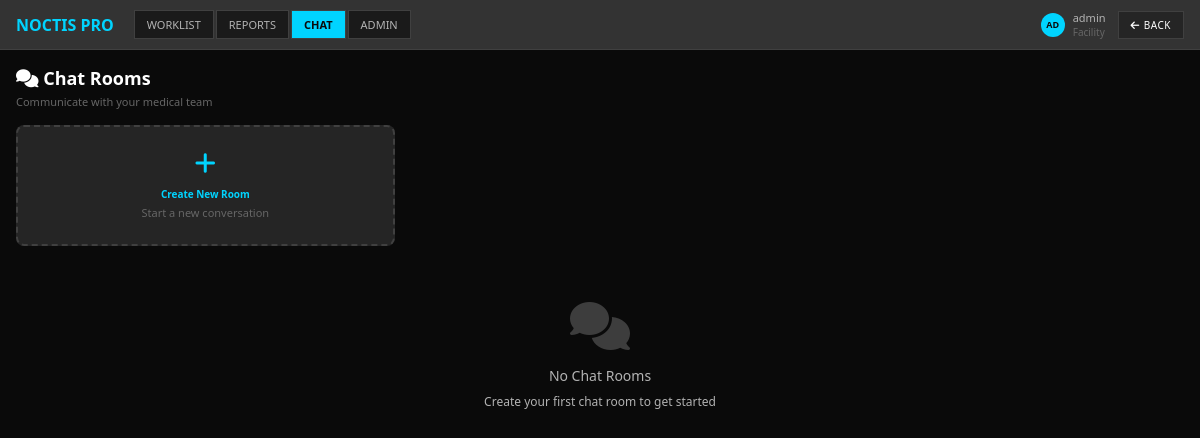
The page /chat/ (signed in) on the database its author committed.
### accounts/models.py (models this page shows, shortened)
class User(AbstractUser):
    USER_ROLES = (
        ('admin', 'Administrator'),
        ('radiologist', 'Radiologist'),
        ('facility', 'Facility User'),
    )
    role = models.CharField(max_length=20, choices=USER_ROLES, default='facility')
    facility = models.ForeignKey(Facility, on_delete=models.CASCADE, null=True, blank=True)
    phone = models.CharField(max_length=20, blank=True)
    license_number = models.CharField(max_length=100, blank=True)
    specialization = models.CharField(max_length=100, blank=True)
    is_verified = models.BooleanField(default=False)
    last_login_ip = models.GenericIPAddressField(null=True, blank=True)
    created_at = models.DateTimeField(auto_now_add=True)
    updated_at = models.DateTimeField(auto_now=True)
    def is_admin(self):
        if getattr(self, 'is_superuser', False) or getattr(self, 'is_staff', False):
            return True
        return self.role == 'admin'

### chat/views.py (the view)
# urls.py: path('', views.chat_rooms, name='chat_rooms'),
@login_required
def chat_rooms(request):
    user_rooms = ChatRoom.objects.filter(
        participants__user=request.user,
        participants__is_active=True,
        is_active=True
    ).annotate(
        participant_count=Count('participants', filter=Q(participants__is_active=True)),
        last_message_time=Max('messages__created_at')
    ).order_by('-last_activity')
    available_rooms = ChatRoom.objects.filter(
        Q(room_type='general') | Q(facility=request.user.facility),
        is_private=False,
        is_active=True
    ).exclude(
        participants__user=request.user
    ).annotate(
        participant_count=Count('participants', filter=Q(participants__is_active=True))
    )[:5]  # Limit to 5 suggestions
    pending_invitations = ChatInvitation.objects.filter(
        invited_user=request.user,
        status='pending',
        expires_at__gt=timezone.now()
    ).select_related('room', 'invited_by')
    for room in user_rooms:
        latest_message = room.messages.filter(is_deleted=False).order_by('-created_at').first()
        room.latest_message = latest_message
        room.unread_count = room.get_unread_count(request.user)
    context = {
        'user_rooms': user_rooms,
        'available_rooms': available_rooms,
        'pending_invitations': pending_invitations,
    }
    return render(request, 'chat/chat_rooms.html', context)

### templates/chat/chat_rooms.html (shortened to what this page needs)
<!DOCTYPE html>
<html lang="en">
<head>
    <link href="https://cdnjs.cloudflare.com/ajax/libs/font-awesome/6.4.0/css/all.min.css" rel="stylesheet">
</head>
<body>
    <div class="dashboard-container">
        <nav class="top-navbar">
            <div class="nav-left">
                <div class="logo">NOCTIS PRO</div>
                <div class="nav-tabs">
                    <a href="{% url 'worklist:dashboard' %}" class="nav-tab">WORKLIST</a>
                    <a href="{% url 'reports:report_list' %}" class="nav-tab">REPORTS</a>
                    <a href="{% url 'chat:chat_rooms' %}" class="nav-tab active">CHAT</a>
                    {% if user.is_admin %}
                    <a href="{% url 'admin_panel:dashboard' %}" class="nav-tab">ADMIN</a>
                    {% endif %}
                </div>
            </div>
            <div class="nav-right">
                <div class="user-info">
                    <div class="user-avatar">{{ user.get_full_name|default:user.username|slice:":2"|upper }}</div>
                    <div>
                        <div>{{ user.get_full_name|default:user.username }}</div>
                        <div style="color: var(--text-muted); font-size: 10px;">{{ user.role|title }}</div>
                    </div>
                </div>
                <a href="{% url 'worklist:dashboard' %}" class="worklist-btn" title="Back to Dashboard">
                    <i class="fas fa-arrow-left"></i> BACK
                </a>
            </div>
        </nav>
        <div class="main-content">
            <div class="content-header">
                <div class="page-title">
                    <i class="fas fa-comments"></i> Chat Rooms
                </div>
                <div class="page-subtitle">Communicate with your medical team</div>
            </div>
            <div class="chat-rooms-grid">
                <div class="create-room-card" onclick="createNewRoom()">
                    <i class="fas fa-plus" style="font-size: 24px; color: var(--accent-color); margin-bottom: 12px;"></i>
                    <h5 style="color: var(--accent-color); margin-bottom: 4px;">Create New Room</h5>
                    <p style="color: var(--text-muted); font-size: 11px;">Start a new conversation</p>
                </div>
                {% for room in user_rooms %}
                <div class="chat-room-card room-type-{{ room.room_type }}" onclick="joinRoom('{{ room.id }}')">
                    <div class="room-header">
                        <div class="room-icon">
                            {% if room.room_type == 'direct' %}
                                <i class="fas fa-user"></i>
                            {% elif room.room_type == 'facility' %}
                                <i class="fas fa-hospital"></i>
                            {% elif room.room_type == 'study' %}
                                <i class="fas fa-x-ray"></i>
                            {% elif room.room_type == 'general' %}
                                <i class="fas fa-users"></i>
                            {% elif room.room_type == 'support' %}
                                <i class="fas fa-tools"></i>
                            {% else %}
                                <i class="fas fa-comments"></i>
                            {% endif %}
                        </div>
                        <div class="room-info">
                            <h5>{{ room.name }}</h5>
                            <p>{{ room.get_room_type_display }}{% if room.description %} • {{ room.description|truncatechars:50 }}{% endif %}</p>
                        </div>
                    </div>
                    {% if room.latest_message %}
                    <div class="last-message">
                        <strong>{{ room.latest_message.sender.get_full_name|default:room.latest_message.sender.username }}:</strong>
                        {% if room.latest_message.message_type == 'text' %}
                            {{ room.latest_message.content|truncatechars:60 }}
                        {% elif room.latest_message.message_type == 'image' %}
                            <i class="fas fa-image"></i> Image
                        {% elif room.latest_message.message_type == 'file' %}
                            <i class="fas fa-file"></i> {{ room.latest_message.attachment_name|default:"File" }}
                        {% elif room.latest_message.message_type == 'study_link' %}
                            <i class="fas fa-link"></i> Study Link
                        {% else %}
                            {{ room.latest_message.content|truncatechars:60 }}
                        {% endif %}
                    </div>
                    {% endif %}
                    <div class="room-stats">
                        <span style="color: var(--text-muted); font-size: 10px;">
                            {{ room.members.count }} member{{ room.members.count|pluralize }}
                        </span>
                        {% if room.unread_count %}
                        <span class="unread-badge">{{ room.unread_count }}</span>
                        {% endif %}
                    </div>
                </div>
                {% empty %}
                <div style="grid-column: 1 / -1;">
                    <div class="empty-state">
                        <i class="fas fa-comments"></i>
                        <div style="font-size: 14px; margin-bottom: 8px;">No Chat Rooms</div>
                        <div style="font-size: 12px;">Create your first chat room to get started</div>
                    </div>
                </div>
                {% endfor %}
            </div>
        </div>
    </div>
</body>
</html>

### templates/chat/chat_rooms.html (style rules this page uses)
:root { --primary-bg: #0a0a0a; --secondary-bg: #1a1a1a; --card-bg: #252525; --card-surface: #252525; --header-bg: #333333; --border-color: #404040; --accent-color: #00d4ff; --text-primary: #ffffff; --text-secondary: #b3b3b3; --text-muted: #666666; --success-color: #00ff88; --warning-color: #ffaa00; --danger-color: #ff4444; }
* { margin: 0; padding: 0; box-sizing: border-box; }
body { font-family: 'Segoe UI', Tahoma, Geneva, Verdana, sans-serif; background: var(--primary-bg); color: var(--text-primary); font-size: 12px; overflow: hidden; }
.dashboard-container { height: 100vh; display: flex; flex-direction: column; }
.top-navbar { background: var(--header-bg); border-bottom: 1px solid var(--border-color); padding: 8px 16px; display: flex; justify-content: space-between; align-items: center; height: 50px; }
.nav-left { display: flex; align-items: center; gap: 20px; }
.logo { color: var(--accent-color); font-weight: bold; font-size: 16px; }
.nav-tabs { display: flex; gap: 2px; }
.nav-tab { background: var(--secondary-bg); border: 1px solid var(--border-color); color: var(--text-secondary); padding: 6px 12px; font-size: 11px; cursor: pointer; transition: all 0.2s ease; text-decoration: none; }
.nav-tab.active { background: var(--accent-color); color: var(--primary-bg); font-weight: bold; }
.nav-right { display: flex; align-items: center; gap: 12px; }
.user-info { display: flex; align-items: center; gap: 8px; color: var(--text-secondary); font-size: 11px; }
.user-avatar { width: 24px; height: 24px; background: var(--accent-color); color: var(--primary-bg); border-radius: 50%; display: flex; align-items: center; justify-content: center; font-weight: bold; font-size: 9px; }
.worklist-btn { background: var(--card-bg); border: 1px solid var(--border-color); color: var(--text-primary); padding: 6px 12px; font-size: 10px; cursor: pointer; transition: all 0.2s ease; display: inline-flex; align-items: center; gap: 4px; font-weight: 500; text-transform: uppercase; letter-spacing: 0.5px; text-decoration: none; }
.main-content { flex: 1; display: flex; flex-direction: column; overflow: auto; padding: 16px; }
.content-header { margin-bottom: 16px; }
.page-title { font-size: 18px; font-weight: bold; color: var(--text-primary); margin-bottom: 4px; }
.page-subtitle { font-size: 11px; color: var(--text-muted); }
.chat-rooms-grid { display: grid; grid-template-columns: repeat(auto-fill, minmax(300px, 1fr)); gap: 16px; margin-bottom: 16px; }
.create-room-card { background: var(--card-bg); border: 2px dashed var(--border-color); border-radius: 8px; padding: 24px; text-align: center; cursor: pointer; transition: all 0.2s ease; }
.empty-state { text-align: center; padding: 40px 20px; color: var(--text-secondary); }
.empty-state i { font-size: 48px; margin-bottom: 16px; opacity: 0.3; }

### rows shown on the page
User: get_full_name "AD", get_full_name "admin", role "Facility"
